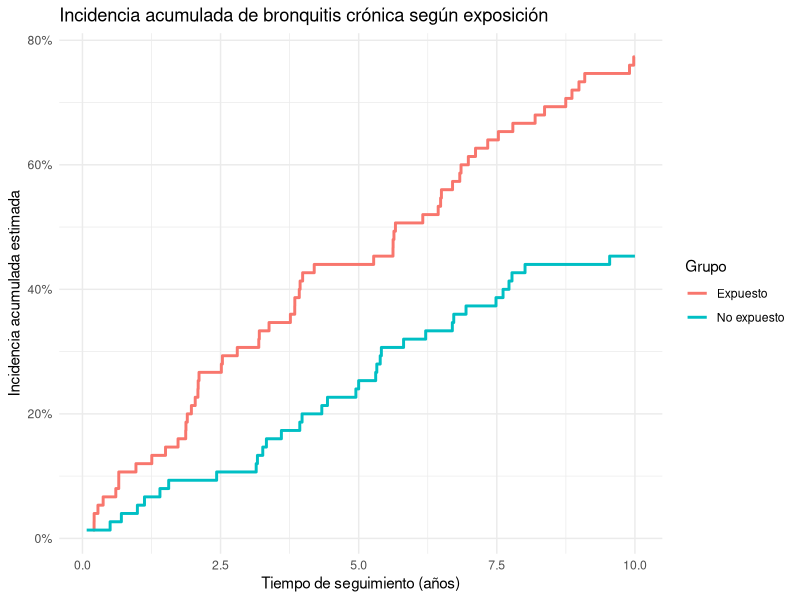

Source code (R):
## ---- chunk 1
knitr::opts_chunk$set(echo = TRUE, message = FALSE, warning = FALSE)
library(tidyverse)
library(survival)
## ---- chunk 2
# Tabla de contingencia: filas = exposición, columnas = resultado (bronquitis, no bronquitis)
tabla <- matrix(c(40, 160, 20, 380),
                 nrow = 2, byrow = TRUE,
                 dimnames = list(Exposicion = c("Fumadores", "No fumadores"),
                                  Resultado = c("Bronquitis", "No bronquitis")))
tabla
## ---- chunk 3
# Incidencias acumuladas
ia_expuestos <- tabla["Fumadores", "Bronquitis"] / sum(tabla["Fumadores", ])
ia_no_expuestos <- tabla["No fumadores", "Bronquitis"] / sum(tabla["No fumadores", ])
c(IA_expuestos = ia_expuestos, IA_no_expuestos = ia_no_expuestos)
## ---- chunk 4
# Riesgo relativo
rr <- ia_expuestos / ia_no_expuestos
rr
## ---- chunk 5
# Riesgo atribuible y fracción atribuible en expuestos
ra <- ia_expuestos - ia_no_expuestos
fae <- ra / ia_expuestos
c(RA = ra, FAE = fae)
## ---- chunk 6
set.seed(123)

n_grupo <- 75

cohorte <- tibble(
  id = 1:(2 * n_grupo),
  grupo = rep(c("Expuesto", "No expuesto"), each = n_grupo),
  # Tiempo hasta el evento: mayor tasa (menor tiempo medio) en expuestos
  tiempo_evento = c(rexp(n_grupo, rate = 0.15),
                     rexp(n_grupo, rate = 0.06)),
  tiempo_max = 10,
  tiempo = pmin(tiempo_evento, tiempo_max),
  evento = as.numeric(tiempo_evento <= tiempo_max)
)

cohorte %>%
  group_by(grupo) %>%
  summarise(n = n(),
            casos = sum(evento),
            incidencia_acumulada = mean(evento))
## ---- chunk 7
ajuste <- survfit(Surv(tiempo, evento) ~ grupo, data = cohorte)
summary(ajuste)$table
## ---- chunk 8
ajuste_df <- broom::tidy(ajuste) %>%
  mutate(grupo = str_remove(strata, "grupo="),
         incidencia_acumulada = 1 - estimate)

ggplot(ajuste_df, aes(x = time, y = incidencia_acumulada, color = grupo)) +
  geom_step(linewidth = 1) +
  labs(x = "Tiempo de seguimiento (años)",
       y = "Incidencia acumulada estimada",
       color = "Grupo",
       title = "Incidencia acumulada de bronquitis crónica según exposición") +
  scale_y_continuous(labels = scales::percent) +
  theme_minimal()
